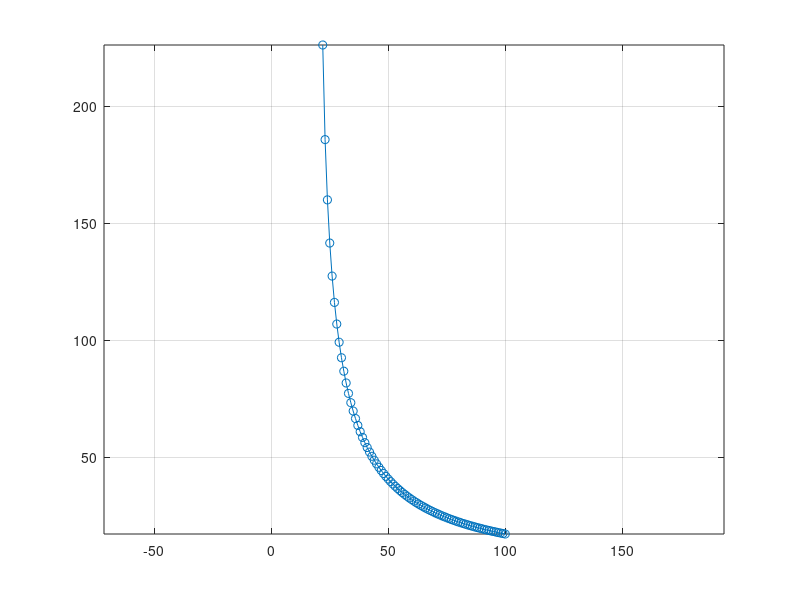

Write MATLAB code to recreate this figure.
% Using the engineering solution in "The Stretching and Slipping of
% Belts and Fibers on Pulleys" to calculate slip angles
% Asumes two pulleys with same diameter 
clear all
clc

% Physical parameters
D1=0.254; %m
% v1=1:1:30; %m/s
v1=25; 
mu=0.6; %Friction coeff
T_init=22:100; %N
M=2; %Nm
r1=D1/2; %Pully radius
k=25e3; %Belt stiffness factor 
w1=v1/(pi*D1)*2*pi; %rad/s
G=0.5; %Mass flow rate kg/s

% Solution Coefficients
A=M/(2*r1*k);
B=T_init/k;
C=G*w1*r1/k;


% Slip angle
beta=(1./mu)*log((B+A-C)./(B-A-C)); %rad
beta_deg= beta.*180/pi %deg

plot(T_init,beta_deg,'-o')
grid on
axis equal


